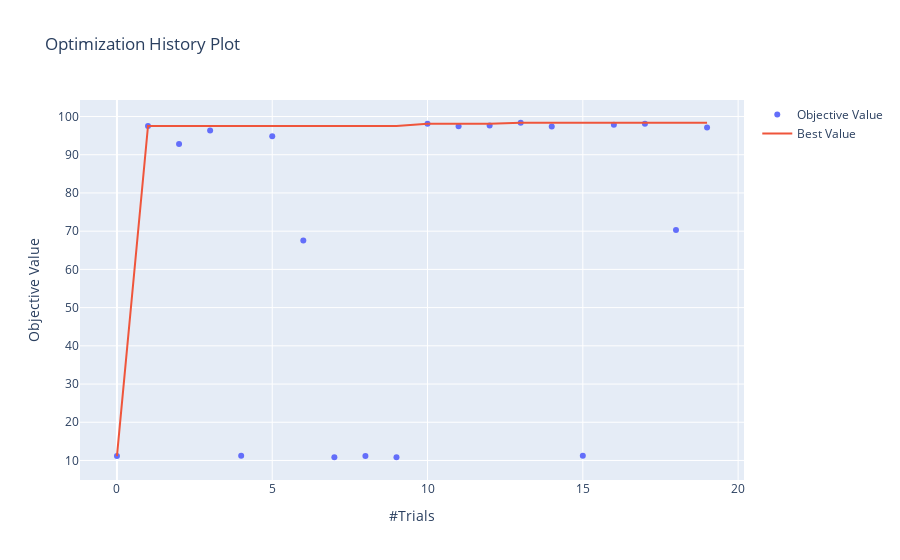

The cell this chart's notebook holds for it:
### Markdown cell above
> Below graph shows the history of the optimization trials that were conducted and this plot we can observe that trial 3 was able to achieve a higher accuracy (objective value) and after that the next trial 5 was able to supercede the results of the trial 2. Both doesnot have major difference in objective value and could be selected for hyperparameters. One is from ADAM another is fro RMSPROP

### Code cell
plot_optimization_history(analysis_study)

### Figure 1 — Plotly figure (JSON) as saved in the notebook; plotly's stock layout.template omitted (floating-point values rounded to 4 significant figures)
{"data": [{"mode": "markers", "name": "Objective Value", "type": "scatter", "x": [0, 1, 2, 3, 4, 5, 6, 7, 8, 9, 10, 11, 12, 13, 14, 15, 16, 17, 18, 19], "y": [11.14, 97.55, 92.8, 96.35, 11.22, 94.83, 67.56, 10.85, 11.14, 10.86, 98.08, 97.43, 97.63, 98.37, 97.41, 11.24, 97.87, 98.08, 70.3, 97.13]}, {"name": "Best Value", "type": "scatter", "x": [0, 1, 2, 3, 4, 5, 6, 7, 8, 9, 10, 11, 12, 13, 14, 15, 16, 17, 18, 19], "y": [11.14, 97.55, 97.55, 97.55, 97.55, 97.55, 97.55, 97.55, 97.55, 97.55, 98.08, 98.08, 98.08, 98.37, 98.37, 98.37, 98.37, 98.37, 98.37, 98.37]}], "layout": {"autosize": true, "title": {"text": "Optimization History Plot"}, "xaxis": {"autorange": true, "range": [-1.135, 20.14], "title": {"text": "#Trials"}, "type": "linear"}, "yaxis": {"autorange": true, "range": [3.623, 105.6], "title": {"text": "Objective Value"}, "type": "linear"}}}
